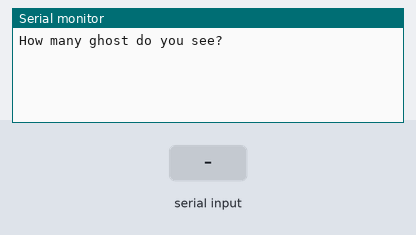
Recording of a sketch running on a simulated Arduino Uno, built with avr-gcc and run on an emulated ATmega328P. On the bench: the last lines printed to the serial monitor. The inputs (shaded band) are chosen by the test bench.

Above: at 2.2 s.
2.3 s: "90,45\n" received over Serial
At 3.1 s:
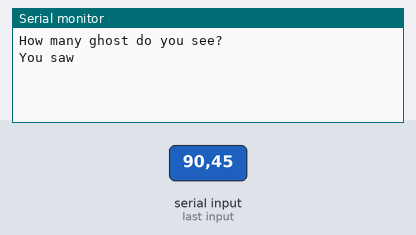
4.7 s: "1\n" received over Serial
At 7.0 s:
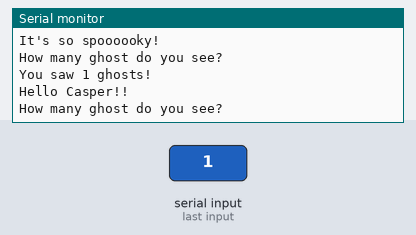

The sketch:

Ex03_-_Comparison.ino
```cpp
/*
 *  Ex_03 - Conditional
 *  Simple communication through the Serial monitor.
 *
 */
String rcvString = "";
int ghost = 0;

void setup() {
   Serial.begin(115200); //set up serial library baud rate to 115200
   delay(1000);
   Serial.println("How many ghost do you see?");
}

void loop() {
   if(Serial.available()) { //if number of bytes (characters) available for reading
      Serial.print("You saw "); //print I received
      rcvString = Serial.readString();
      ghost = rcvString.toInt(); // read string until newline character
      Serial.print(ghost);
      Serial.println(" ghosts!");

      if (ghost > 1) {
        Serial.println("It's so spoooooky!");
      }
      else if (ghost == 1) {
        Serial.println("Hello Casper!!");
      }
      else {
        Serial.println("Nobody is here...");
      }

      Serial.println("");
      Serial.println("How many ghost do you see?");
   }
}
```

Measured:
- after the input at 2.3 s, the serial monitor: prints a new line at once (image 1)
- after the input at 4.7 s, the serial monitor: prints a new line after 1.0 s (image 2)
